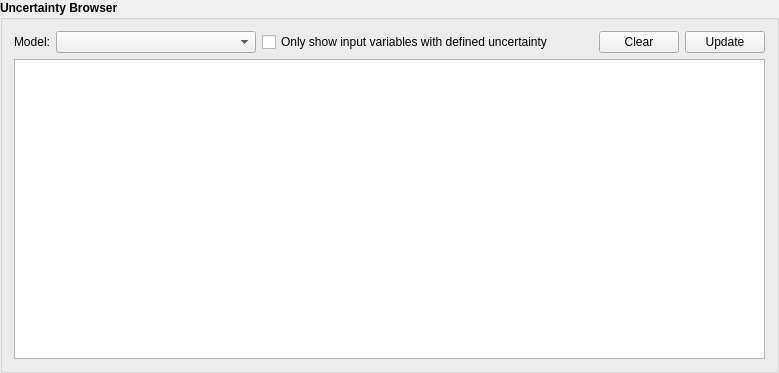
             <widget class="QGroupBox" name="groupBox_13">
              <property name="font">
               <font>
                <weight>75</weight>
                <bold>true</bold>
                <kerning>true</kerning>
               </font>
              </property>
              <property name="title">
               <string>Uncertainty Browser</string>
              </property>
              <layout class="QGridLayout" name="gridLayout_65">
               <item row="0" column="0">
                <layout class="QHBoxLayout" name="horizontalLayout_14">
                 <item>
                  <widget class="QLabel" name="label_5">
                   <property name="font">
                    <font>
                     <weight>50</weight>
                     <bold>false</bold>
                     <kerning>true</kerning>
                    </font>
                   </property>
                   <property name="text">
                    <string>Model:</string>
                   </property>
                  </widget>
                 </item>
                 <item>
                  <widget class="QComboBox" name="MC_Model">
                   <property name="sizePolicy">
                    <sizepolicy hsizetype="Preferred" vsizetype="Preferred">
                     <horstretch>0</horstretch>
                     <verstretch>0</verstretch>
                    </sizepolicy>
                   </property>
                   <property name="minimumSize">
                    <size>
                     <width>200</width>
                     <height>0</height>
                    </size>
                   </property>
                   <property name="font">
                    <font>
                     <weight>50</weight>
                     <bold>false</bold>
                     <kerning>true</kerning>
                    </font>
                   </property>
                  </widget>
                 </item>
                 <item>
                  <widget class="QCheckBox" name="MC_uncertain_filter">
                   <property name="sizePolicy">
                    <sizepolicy hsizetype="Minimum" vsizetype="Preferred">
                     <horstretch>0</horstretch>
                     <verstretch>0</verstretch>
                    </sizepolicy>
                   </property>
                   <property name="font">
                    <font>
                     <weight>50</weight>
                     <bold>false</bold>
                     <kerning>true</kerning>
                    </font>
                   </property>
                   <property name="text">
                    <string>Only show input variables with defined uncertainty</string>
                   </property>
                  </widget>
                 </item>
                 <item>
                  <spacer name="horizontalSpacer_47">
                   <property name="orientation">
                    <enum>Qt::Horizontal</enum>
                   </property>
                   <property name="sizeHint" stdset="0">
                    <size>
                     <width>40</width>
                     <height>20</height>
                    </size>
                   </property>
                  </spacer>
                 </item>
                 <item>
                  <widget class="QPushButton" name="MC_unceratin_clear">
                   <property name="sizePolicy">
                    <sizepolicy hsizetype="Minimum" vsizetype="Preferred">
                     <horstretch>0</horstretch>
                     <verstretch>0</verstretch>
                    </sizepolicy>
                   </property>
                   <property name="font">
                    <font>
                     <weight>50</weight>
                     <bold>false</bold>
                     <kerning>true</kerning>
                    </font>
                   </property>
                   <property name="text">
                    <string>Clear</string>
                   </property>
                   <property name="icon">
                    <iconset resource="PyWOLF_Resource.qrc">
                     <normaloff>:/ICONS/PySWOLF_ICONS/Remove.png</normaloff>:/ICONS/PySWOLF_ICONS/Remove.png</iconset>
                   </property>
                  </widget>
                 </item>
                 <item>
                  <widget class="QPushButton" name="MC_uncertain_update">
                   <property name="sizePolicy">
                    <sizepolicy hsizetype="Minimum" vsizetype="Preferred">
                     <horstretch>0</horstretch>
                     <verstretch>0</verstretch>
                    </sizepolicy>
                   </property>
                   <property name="font">
                    <font>
                     <weight>50</weight>
                     <bold>false</bold>
                     <kerning>true</kerning>
                    </font>
                   </property>
                   <property name="text">
                    <string>Update</string>
                   </property>
                   <property name="icon">
                    <iconset resource="PyWOLF_Resource.qrc">
                     <normaloff>:/ICONS/PySWOLF_ICONS/Update.png</normaloff>:/ICONS/PySWOLF_ICONS/Update.png</iconset>
                   </property>
                  </widget>
                 </item>
                </layout>
               </item>
               <item row="1" column="0">
                <widget class="QTableView" name="MC_Uncertain_table">
                 <property name="minimumSize">
                  <size>
                   <width>0</width>
                   <height>300</height>
                  </size>
                 </property>
                 <property name="font">
                  <font>
                   <weight>50</weight>
                   <bold>false</bold>
                   <kerning>true</kerning>
                  </font>
                 </property>
                </widget>
               </item>
              </layout>
             </widget>
